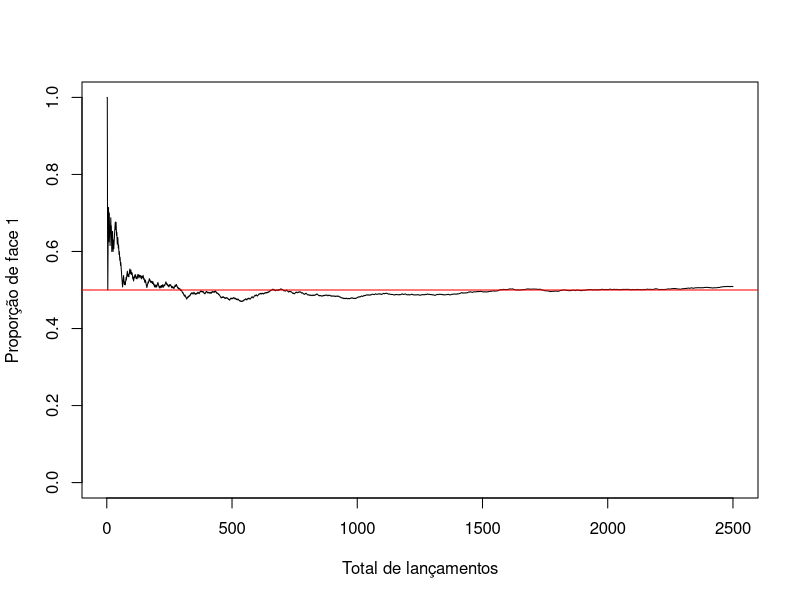

Write R code to recreate this figure.
## ---- chunk 1
repeticoes = 2500

experimento = 1:repeticoes

moedaresultado <- sample(c(0,1),size=repeticoes,replace=TRUE)

propacum <- cumsum(moedaresultado)/experimento

resultados <- data.frame(Col1 = 1, Col2= moedaresultado, 
                         Col3= experimento,Col4=cumsum(moedaresultado))
resultados$Col5=resultados$Col4/resultados$Col3
## ---- chunk 2
plot(y=resultados$Col5,x=resultados$Col3,type="l",xlab="Total de lançamentos", 
     ylab="Proporção de face 1",ylim=c(0,1))
abline(h=0.50,col="red")
